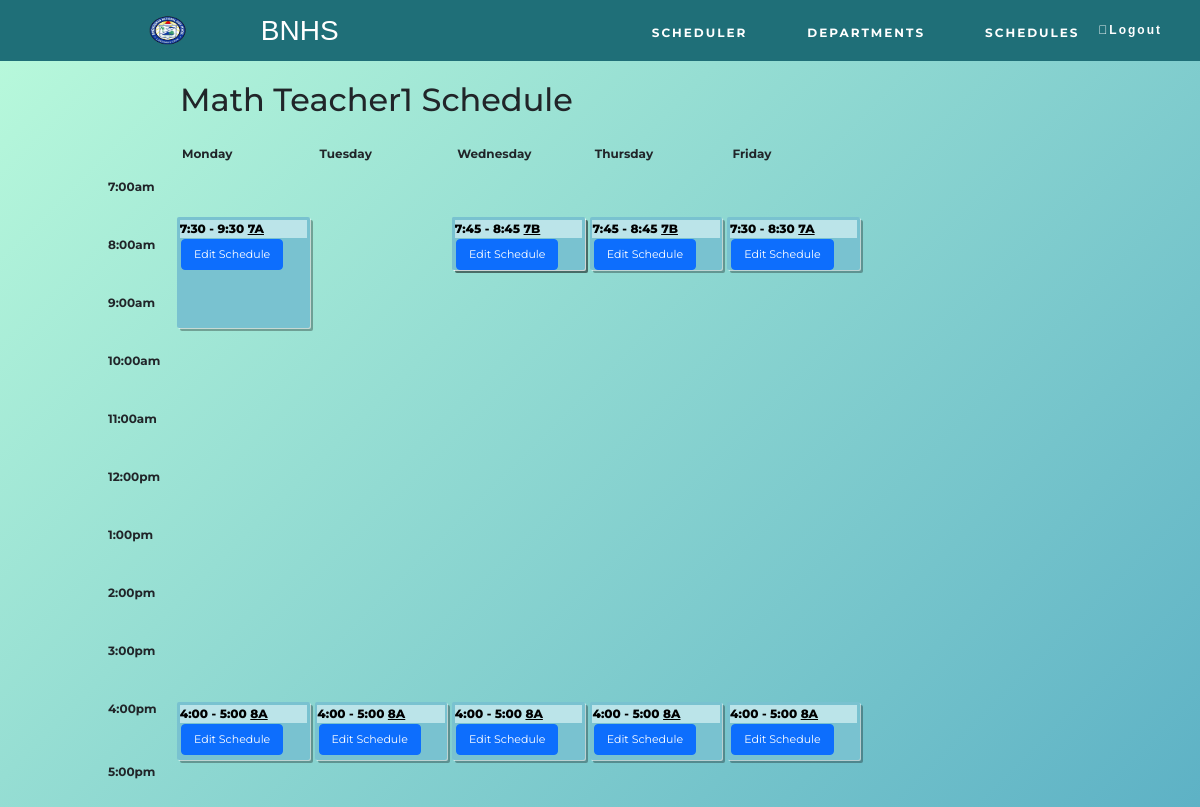
The app's page /teacher_schedule.php?id=110&dept=Mathematics, older data.
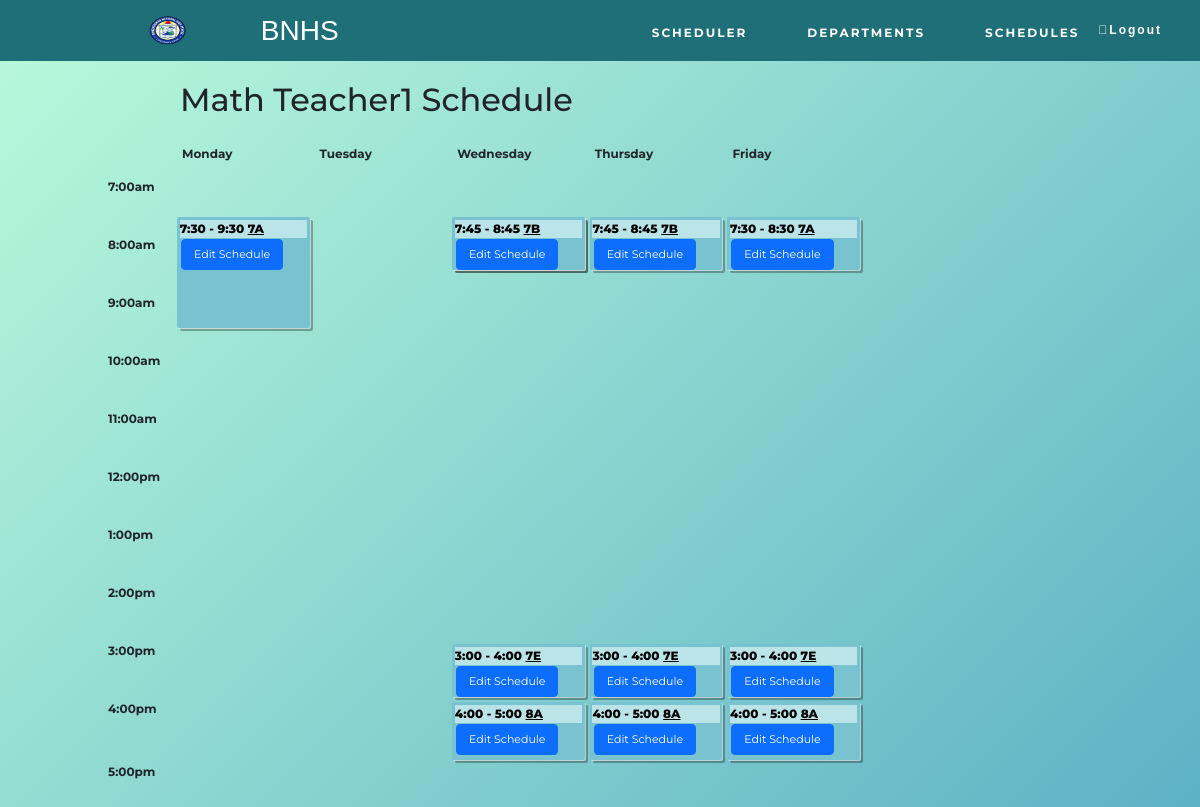
The same page, newer data.
### tables this page shows
CREATE TABLE IF NOT EXISTS `teacher` (
  `id` int NOT NULL AUTO_INCREMENT,
  `firstName` varchar(32) NOT NULL,
  `lastName` varchar(32) NOT NULL,
  `dept` varchar(32) NOT NULL,
  `workload` float NOT NULL,
  PRIMARY KEY (`id`)
);

CREATE TABLE IF NOT EXISTS `class_schedule` (
  `grade_section` varchar(32) NOT NULL,
  `teacher_id` int DEFAULT NULL,
  `subject` varchar(32) NOT NULL,
  `day` varchar(32) NOT NULL,
  `start_time` float NOT NULL,
  `end_time` float NOT NULL,
  `duration` int NOT NULL,
  `id` int NOT NULL AUTO_INCREMENT,
  UNIQUE KEY `id` (`id`),
  KEY `teacher` (`teacher_id`)
);

### teacher_schedule.php (called while the page is built)
<?php
try {
    include __DIR__ . './includes/connection/DatabaseConnect.php';
    include __DIR__ . './includes/connection/DatabaseFunctions.php';
    include __DIR__ . './includes/templates/teacher_schedule.html.php';
} catch (PDOException $e) {
    include __DIR__ . './includes/connection/displayError.php';
}
include __DIR__ . './includes/templates/layout.html.php';
?>

### includes/connection/DatabaseFunctions.php (called while the page is built, shortened)
<?php
function retrieveAllId($pdo, $table, $primaryKey, $value) {
    $query = 'SELECT * FROM `' . $table . '`
              WHERE `' . $primaryKey . '` = :value';
    $parameters = [
        'value' => $value
    ];
    $query = query($pdo, $query, $parameters);
    return $query->fetchAll();
}
function retrieveId($pdo, $table, $primaryKey, $value) {
    $query = 'SELECT * FROM `' . $table . '`
              WHERE `' . $primaryKey . '` = :value';
    $parameters = [
        'value' => $value
    ];
    $query = query($pdo, $query, $parameters);
    return $query->fetch();
}
function query($pdo, $sql, $parameters = []) {
    $query = $pdo->prepare($sql);
    $query->execute($parameters);
    return $query;
}
function convertTime($time) {
    if($time % 100 == 0) {
        $time = $time/100;
        if($time > 12)
            $stringTime = ($time - 12) . ':00';
        else
            $stringTime = $time . ':00';
        return $stringTime;
    } else {
        if($time % 50 == 0) {
            $time = $time/100;
            $time = $time - 0.5;
            if($time > 12)
                $stringTime = ($time - 12) . ':30';
            else
                $stringTime = $time . ':30';
        } else {
            $time = $time/100;
            $time = $time - 0.75;
            if($time > 12)
                $stringTime = ($time - 12) . ':45';
            else
                $stringTime = $time . ':45';
        }
        return $stringTime;
    }
}
?>

### includes/templates/teacher_schedule.html.php (the view, shortened to what this page needs)
<link rel="stylesheet" type="text/css" href="./includes/templates/css/scheduler.css">
<?php
    $teacher_id = $_GET['id'];
    $teacher = retrieveId($pdo, 'teacher', 'id', $teacher_id);
    $teacherName = $teacher['firstName'] . ' ' . $teacher['lastName'];
$output = '
<div class="text" style="height: 400px; width: 800px; margin-left: 5%;">
  <h2 id="schedule-heading" style="margin-left: 15%; padding-top: 20px;">'.$teacherName.' Schedule</h2>
  <div class="schedule" aria-labelledby="schedule-heading">
    <span class="track-slot" aria-hidden="true" style="grid-column: mon; grid-row: tracks;">Monday</span>
    <span class="track-slot" aria-hidden="true" style="grid-column: tue; grid-row: tracks;">Tuesday</span>
    <span class="track-slot" aria-hidden="true" style="grid-column: wed; grid-row: tracks;">Wednesday</span>
    <span class="track-slot" aria-hidden="true" style="grid-column: thu; grid-row: tracks;">Thursday</span>
    <span class="track-slot" aria-hidden="true" style="grid-column: fri; grid-row: tracks;">Friday</span>
    <h2 class="time-slot" style="grid-row: time-700;">7:00am</h2>
    <h2 class="time-slot" style="grid-row: time-750;"></h2>
    <h2 class="time-slot" style="grid-row: time-800;">8:00am</h2>
    <h2 class="time-slot" style="grid-row: time-850;"></h2>
    <h2 class="time-slot" style="grid-row: time-900;">9:00am</h2>
    <h2 class="time-slot" style="grid-row: time-950;"</h2>
    <h2 class="time-slot" style="grid-row: time-1000;">10:00am</h2>
    <h2 class="time-slot" style="grid-row: time-1050;"></h2>
    <h2 class="time-slot" style="grid-row: time-1100;">11:00am</h2>
    <h2 class="time-slot" style="grid-row: time-1150;"></h2>
    <h2 class="time-slot" style="grid-row: time-1200;">12:00pm</h2>
    <h2 class="time-slot" style="grid-row: time-1250;"></h2>
    <h2 class="time-slot" style="grid-row: time-1300;">1:00pm</h2>
    <h2 class="time-slot" style="grid-row: time-1350;"></h2>
    <h2 class="time-slot" style="grid-row: time-1400;">2:00pm</h2>
    <h2 class="time-slot" style="grid-row: time-1450;"></h2>
    <h2 class="time-slot" style="grid-row: time-1500;">3:00pm</h2>
    <h2 class="time-slot" style="grid-row: time-1550;"></h2>
    <h2 class="time-slot" style="grid-row: time-1600;">4:00pm</h2>
    <h2 class="time-slot" style="grid-row: time-1650;"></h2>
    <h2 class="time-slot" style="grid-row: time-1700;">5:00pm</h2>
';
    $teacher_sched = retrieveAllId($pdo, 'class_schedule', 'teacher_id', $teacher_id);
    foreach($teacher_sched as $sched) {
        $schedDay = $sched['day'];
        $schedStart = $sched['start_time'];
        $schedEnd = $sched['end_time'];
        $schedSection = $sched['grade_section'];
        $isStart45 = false;
        $isEnd45 = false;
        if(($schedStart-25) % 50 == 0) {
          $schedStart -= 25;
          $isStart45 = true;
        }
        if(($schedEnd-25) % 50 == 0) {
          $schedEnd -= 25;
          $isEnd45 = true;
        }
        $output .= '
        <div class="session English" style="grid-column: '.$schedDay.'; grid-row: time-'.$schedStart.' / time-'.$schedEnd.';">
        ';
        if($isStart45)
          $schedStart += 25;
        if($isEnd45)
          $schedEnd += 25;
        $output .= '
            <div class="session-time Filipino">
                <div>'.convertTime($schedStart).' - '.convertTime($schedEnd) . ' <u>' .$schedSection.'</u></div>
            </div>
            <div>
              <a href="scheduler.php?grade_section='.$schedSection.'&subject='.$_GET['dept'].'#main" class ="btn btn-primary" target="_blank" style="font-size:11; margin: 1%;">Edit Schedule</a>
            </div>
        </div>
        ';
    }
  $output .= '
  </div>
</div>
  ';
?>

### includes/templates/layout.html.php (shortened to what this page needs)
<!DOCTYPE html>
<html lang="en">
<head>
    <link rel="stylesheet" href="./includes/templates/css/all.css">
    <link rel="stylesheet" type="text/css" href="./includes/templates/css/style.css">
    <link href="https://cdn.jsdelivr.net/npm/bootstrap@5.1.3/dist/css/bootstrap.min.css" rel="stylesheet">
</head>
<body>
    <div class="nav">
        <div class="nav_logo">
            <img src="./includes/templates/css/logo.png" width="40px" height="40px" style="margin-left:7%">
            <h3 >BNHS</h3>
        </div>
        <ul>
            <li><a href="scheduler.php#main"><b>SCHEDULER</b></a></li>
            <li><a href="department.php#main"><b>DEPARTMENTS</b></a></li>
            <li><a href="schedules.php#main"><b>SCHEDULES</b></a></li>
        </ul>
        <li class="nav_btn">
            <div style="font-size: 15px; color: white;">
                <a href="index.php" class="fas fa-sign-out-alt">Logout</a>
            </div>
        </li>
    </div>
<main id="main">
    <?=$output?>
</main>
</body>
</html>

### includes/templates/css/scheduler.css (style rules this page uses)
@media screen and (min-width:700px) { .schedule { height: 100%; display: grid; grid-gap: 5px; margin-top: 2%; margin-left: 6%; grid-template-rows: [tracks] 10% [time-700] 8% [time-750] 4% [time-800] 8% [time-850] 4% [time-900] 8% [time-950] 4% [time-1000] 8% [time-1050] 4% [time-1100] 8% [time-1150] 4% [time-1200] 8% [time-1250] 4% [time-1300] 8% [time-1350] 4% [time-1400] 8% [time-1450] 4% [time-1500] 8% [time-1550] 4% [time-1600] 8% [time-1650] 4%; grid-template-columns: [times] 4em [mon-start] 1fr [mon-end tue-start] 1fr [tue-end wed-start] 1fr [wed-end thu-start] 1fr [thu-end fri-start] 1fr [fri-end]; } }
.text { display:inline-block; width:70%; height: 100%; }
.time-slot { grid-column: times; }
.track-slot { display: none; height: 50px; }
.session { padding: 2%; border-radius: 2px; font-size: 12px; box-shadow: rgba(255,255,255,.6) 1px 1px 0, rgba(0,0,0,.3) 3px 3px 0; font-weight: 750; }
.session-time { display:flex; justify-content:space-between; align-items:center; }
.session-title, .time-slot { margin: 0; font-size: 1em; }
.track-slot, .time-slot { font-weight: bold; font-size:.75em; }
.English { background-color: #79c2d0; color: black; }
.Filipino { background-color: #bbe4e9; color: black; }

### resources/Test-Codes/includes/templates/css/all.css (style rules this page uses)
.fa, .fas, .far, .fal, .fad, .fab { -moz-osx-font-smoothing: grayscale; -webkit-font-smoothing: antialiased; display: inline-block; font-style: normal; font-variant: normal; text-rendering: auto; line-height: 1; }
.fa-sign-out-alt:before { content: "\f2f5"; }
.fa, .fas { font-family: 'Font Awesome 5 Free'; font-weight: 900; }

### includes/templates/css/style.css (style rules this page uses)
* { font-family: 'Montserrat', sans-serif; scroll-behavior: smooth; }
body { width: auto; height: 130%; padding: 0; margin: 0; }
main { width: auto; height: 100%; background: linear-gradient(-225deg, #B7F8DB 0%, #50A7C2 100%); }
.nav { background: #1f6f78; height: auto; padding: 10px; width: 100%; display: flex; align-items: center; font-size: 1.2rem; z-index: 999; z-index: 1; justify-content: space-around; top: 0; }
.nav_logo { width: 30%; display: flex; justify-content: space-evenly; align-items: center; }
.nav h3 { color:white; font-family:Arial, sans-serif; margin:1% 1%; }
.nav ul { display: flex; list-style: none; margin:0 70px; cursor: pointer; width: 40%; }
.nav li a { color: white; text-decoration: none; list-style: none; letter-spacing: 2px; font-size: 12px; font-family: Arial, sans-serif; letter-spacing: 2px; padding: 0 30px; cursor: pointer; transition: all 200ms; }
.nav_btn { padding: 0 8px; border: none; position: absolute; right: 0; }

Row changes from the older to the newer data that the page shows:
removed class_schedule: start_time "4:00", end_time "5:00", grade_section "8A"
removed class_schedule: start_time "4:00", end_time "5:00", grade_section "8A"
added class_schedule: start_time "3:00", end_time "4:00", grade_section "7E"
added class_schedule: start_time "3:00", end_time "4:00", grade_section "7E"
added class_schedule: start_time "3:00", end_time "4:00", grade_section "7E"
